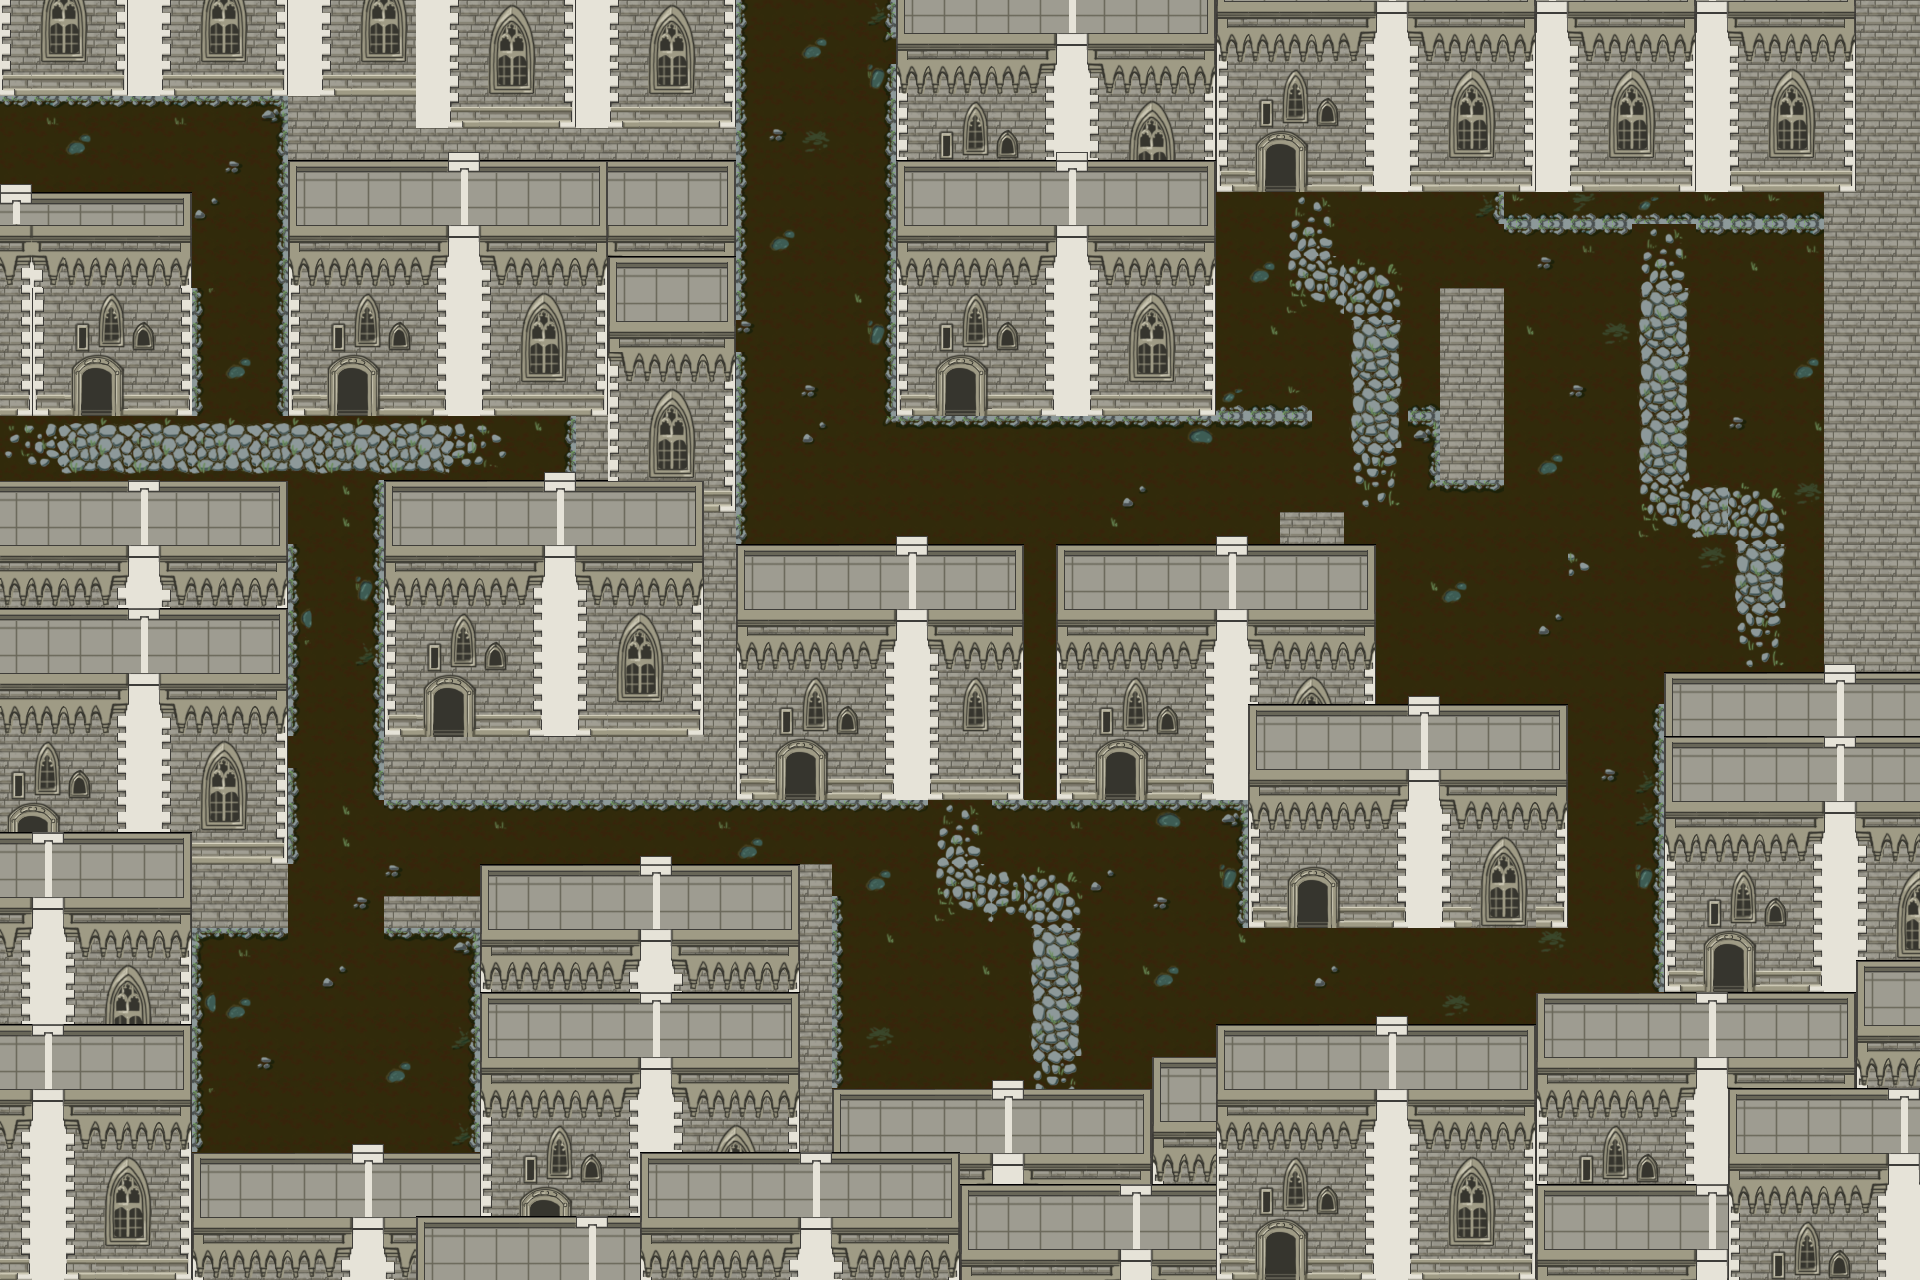

Rendered tile map (Tiled .tmx) drawn with the repository's tilesets; below, a short description and the map source with its tile grids summarised:
An orthogonal 60x40 tile map with 32x32 px tiles, 3 tile layers (Tile Layer 2, Tile Layer 1, Tile Layer 3) and 43 objects.

<map version="1.8" tiledversion="1.8.2" orientation="orthogonal" renderorder="right-down" width="60" height="40" tilewidth="32" tileheight="32" infinite="0" nextlayerid="14" nextobjectid="57">
 <tileset firstgid="1" source="Environment.tsx" />
 <layer id="2" name="Tile Layer 2" width="60" height="40">
  <data>[2400 cells, 714 non-empty, 125 distinct tile ids]</data>
 </layer>
 <layer id="1" name="Tile Layer 1" width="60" height="40">
  <data>[2400 cells, 820 non-empty, 62 distinct tile ids]</data>
 </layer>
 <layer id="3" name="Tile Layer 3" width="60" height="40">
  <data>[2400 cells, 1097 non-empty, 105 distinct tile ids]</data>
 </layer>
 <objectgroup id="4" name="rooms">
  <properties>
   <property name="room" type="bool" value="true" />
  </properties>
  <object id="1" x="734.667" y="273.333" width="191" height="388.667" />
  <object id="3" x="923.67" y="195" width="962.333" height="467.333" />
  <object id="18" x="685" y="800" width="821.667" height="320" />
  <object id="37" x="118.667" y="834" width="458.667" height="386" />
  <object id="40" x="14.6665" y="318" width="573.667" height="517.609" />
 </objectgroup>
 <objectgroup id="11" name="pickup">
  <properties>
   <property name="pickup" type="bool" value="true" />
  </properties>
  <object id="34" x="772" y="196.667" width="76.3333" height="32.6667">
   <properties>
    <property name="smoke" type="int" value="1" />
    <property name="stone" type="int" value="1" />
    <property name="wind" type="int" value="0" />
   </properties>
  </object>
  <object id="35" x="944" y="464.667" width="73.8333" height="38">
   <properties>
    <property name="stone" type="int" value="2" />
    <property name="wind" type="int" value="1" />
   </properties>
  </object>
  <object id="36" x="1490.67" y="939.667" width="53.3333" height="32.6667">
   <properties>
    <property name="stone" type="int" value="2" />
    <property name="wind" type="int" value="1" />
   </properties>
  </object>
  <object id="39" x="307.666" y="780" width="53.3333" height="38">
   <properties>
    <property name="stone" type="int" value="1" />
   </properties>
  </object>
 </objectgroup>
 <objectgroup id="5" name="hero">
  <properties>
   <property name="hero" type="bool" value="true" />
  </properties>
  <object id="6" x="579" y="235">
   <polyline points="209.666,-352.334 211.333,-315.334 244.667,244 649.667,245.333 688.667,197.667 785,192.167 826.667,294 898,292.333 998.333,325 1041.67,441 1051.66,626.333 1045,720.333 665.864,737.882 606.613,687.037 546.28,639.703 484.957,595.695 324,574.5 181.333,578.167 6,582 -95.6667,585.667 -241.334,598 -244,866.333 -242.333,610 -248.333,339.667 -248.333,225 -348.333,227.667 -359,-97.6667 -603,-99" />
  </object>
 </objectgroup>
 <objectgroup id="12" name="gold">
  <properties>
   <property name="gold" type="bool" value="true" />
  </properties>
  <object id="38" x="289" y="1059" width="87" height="87">
   <properties>
    <property name="gold" type="bool" value="true" />
   </properties>
  </object>
 </objectgroup>
 <objectgroup id="13" name="trees">
  <properties>
   <property name="tree" type="bool" value="true" />
  </properties>
  <object id="56" x="1600" y="190.667">
   <point />
  </object>
 </objectgroup>
 <objectgroup id="10" name="coliiders">
  <properties>
   <property name="collidable" type="bool" value="true" />
  </properties>
  <object id="19" x="896" y="0" width="320" height="351.667" />
  <object id="20" x="576" y="0" width="160" height="753.333" />
  <object id="21" x="736" y="576" width="480" height="177.333" />
  <object id="22" x="1253.33" y="576" width="90.6667" height="288.009" />
  <object id="23" x="1344" y="800" width="224" height="65.3426" />
  <object id="24" x="1280" y="526" width="64" height="50" />
  <object id="26" x="1216" y="0" width="640" height="162.667" />
  <object id="27" x="544" y="896" width="288" height="256" />
  <object id="28" x="1216" y="1024" width="640" height="96" />
  <object id="29" x="1664" y="704" width="192" height="320" />
  <object id="30" x="1824" y="192" width="32" height="512" />
  <object id="43" x="832" y="1120" width="384" height="160" />
  <object id="44" x="160" y="1184" width="352" height="96" />
  <object id="45" x="480" y="896" width="64" height="256" />
  <object id="46" x="128" y="832" width="64" height="352" />
  <object id="47" x="-64" y="621.333" width="352" height="274.667" />
  <object id="48" x="384" y="626.667" width="189.333" height="124" />
  <object id="49" x="288" y="0" width="288" height="355" />
  <object id="50" x="0" y="-32" width="288" height="71" />
  <object id="51" x="0" y="295.5" width="192" height="56.5" />
  <object id="53" x="384" y="896" width="96.6667" height="23.3333" />
 </objectgroup>
 <objectgroup id="6" name="enemies">
  <properties>
   <property name="enemy" type="bool" value="true" />
  </properties>
  <object id="7" x="1247.55" y="365.945">
   <polyline points="56.9511,-149.945 66.6211,-75.4445 123.454,-44.1381 126.256,112.889" />
  </object>
  <object id="8" x="1675.73" y="512.592">
   <polyline points="79.1013,91.741 71.7429,-3.0445 -4.06203,-8.1275 5.82457,-300.592" />
  </object>
  <object id="14" x="917.333" y="1041.33">
   <polyline points="-23.6667,-144 73.333,-29.3333 86.3333,46.667" />
  </object>
  <object id="42" x="440" y="425">
   <polyline points="0,0 -316,-4" />
  </object>
 </objectgroup>
 <objectgroup id="8" name="obstacles">
  <properties>
   <property name="obstacle" type="bool" value="true" />
  </properties>
  <object id="10" x="777.333" y="418.5" width="148.833" height="179.833" />
  <object id="11" x="1086.39" y="820.693" width="99.1666" height="107" />
  <object id="12" x="1278.67" y="422.5" width="71" height="129.5" />
 </objectgroup>
 <objectgroup id="9" name="checkpoint">
  <properties>
   <property name="checkpoint" type="bool" value="true" />
  </properties>
  <object id="13" x="1014.33" y="352.667" width="146.167" height="142.833" />
  <object id="15" x="1336" y="812" width="117.333" height="183.666" />
  <object id="41" x="264.543" y="686.867" width="119.356" height="26.5269" />
 </objectgroup>
</map>
